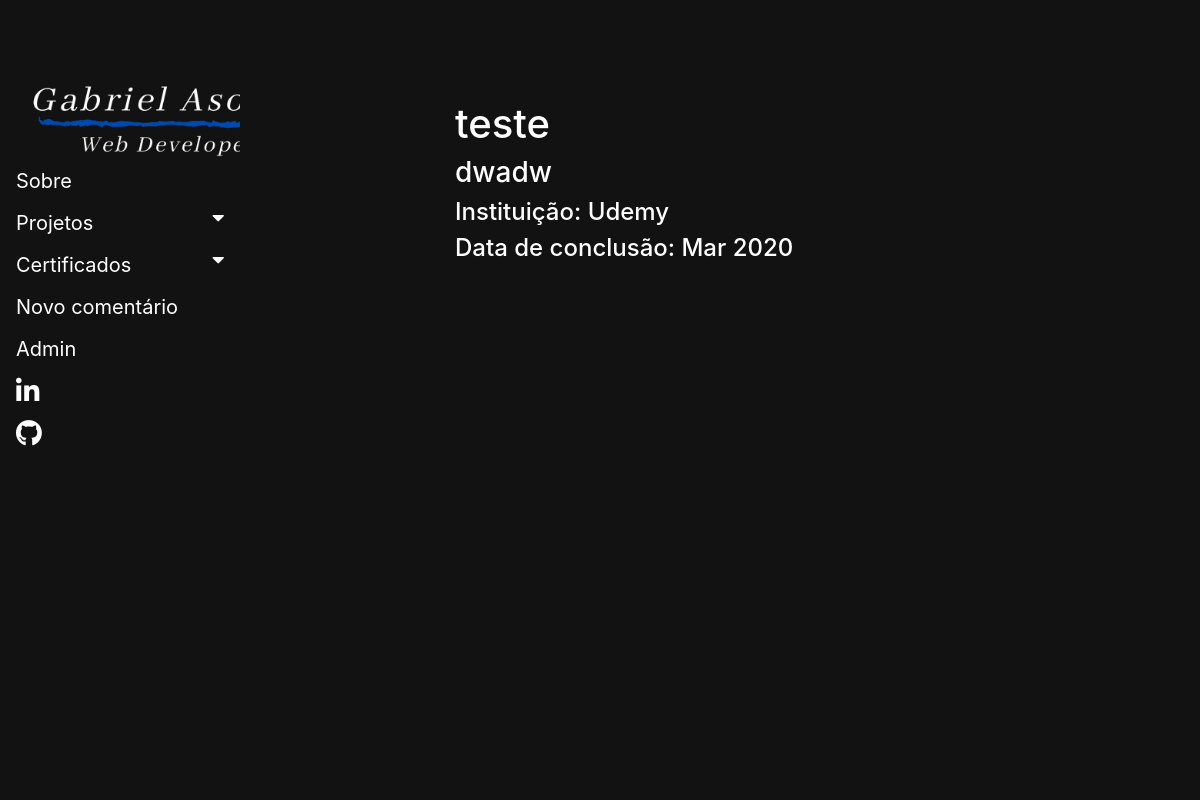
The app's page /certificate/certificate/9/, older data.
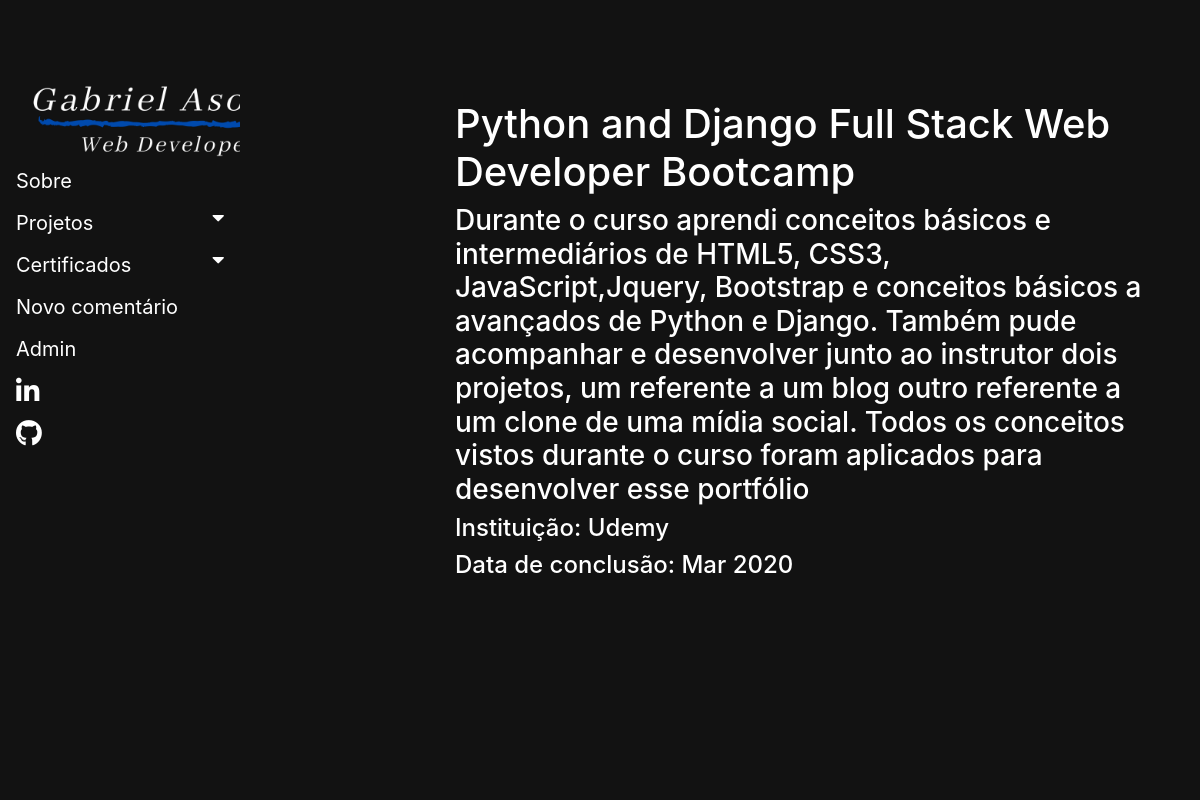
The same page, newer data.
### certificate/models.py (models this page shows, shortened)
class Certificate(models.Model):
  user = models.ForeignKey(User,null=True, on_delete=models.CASCADE )
  org = models.CharField(max_length=256, null= True, blank=True)
  name = models.CharField(max_length=256, null = True, blank=True)
  description = models.TextField(null=True, blank=True)
  create_date = models.DateTimeField(null = True, blank=True)
  photo = models.ImageField(upload_to='certificate/image', null=True, blank=True)
  tech = models.CharField(max_length=500, null=True, blank = True)
  def image (self):
    self.photo.save()

### certificate/views.py (the view)
# urls.py: path('certificate/<int:pk>/',views.CertificateDetailView.as_view(),name='certificate_detail'),
class CertificateDetailView(DetailView):
  model = Certificate
  def get_queryset(self):
    qs = Certificate.objects.all()
    return qs

### certificate/context_processors.py (called while the page is built)
def context_certificate(request):
  kwargs = {
    'certificate_name': Certificate.objects.all()
  }
  return kwargs

### publish/context_processors.py (called while the page is built)
def context_publish(request):
  kwargs = {
    'publish_name': Publish.objects.all()
  }
  return kwargs

### certificate/templates/certificate/certificate_detail.html (shortened to what this page needs)
{% extends 'publish/navbar.html' %}
{% load static %}
{% block content %}
<div class="container">
  <h1>{{ certificate.name }}</h1>
    <h3>{{ certificate.description }}</h3>
    <h4>Instituição: {{ certificate.org }}</h4>
    <h4>Data de conclusão: {{ certificate.create_date|date:" M Y "}}</h4>
    </div>
    <br>
  {% endblock %}

### publish/templates/publish/navbar.html (shortened to what this page needs)
<!DOCTYPE html>
{% load static %}
<html lang="en">
<head>
<link rel="stylesheet" href="https://cdnjs.cloudflare.com/ajax/libs/twitter-bootstrap/4.4.1/css/bootstrap.min.css">
<link rel="stylesheet" href="https://cdnjs.cloudflare.com/ajax/libs/font-awesome/5.11.2/css/all.min.css">
<link rel="stylesheet" href="https://cdnjs.cloudflare.com/ajax/libs/font-awesome/4.7.0/css/font-awesome.min.css">
<link rel="stylesheet" href="{% static 'publish/css/navbar.css' %}" type="text/css">
</head>
<body>
<div class="container-main">
  <div class="aside">
    <div class="sidenav">
      <a href="{% url 'resume' %}">Sobre</a>
      <button class="dropdown-btn">Projetos
        <i class="fa fa-caret-down"></i>
      </button>
      <button class="dropdown-btn">Certificados
        <i class="fa fa-caret-down"></i>
      </button>
        {% if user.is_superuser%}
        <a class="nav-item nav-link active" href="{% url 'publish_form' %}">Novo Projeto</a>
        <a class="nav-item nav-link active" href="{% url 'list_comment' %}">Comments List</a>
        <a class="nav-item nav-link active" href="{% url 'certificate_form' %}">Novo Certificado</a>
        <a class="nav-item nav-link active" href="{% url 'logout' %}">Logout</a>
        {% else %}
        <a href="{% url 'create_comment' %}" class="nav-item nav-link active">Novo comentário</a>
        <a href="{% url 'admin:index' %}" class="nav-item nav-link active">Admin</a>
        <a class="nav-link"  href="https://www.linkedin.com/in/gabriel-asorey-45881156/"><i class="fab fa-linkedin-in fa-lg"></i></a>
        <a class="nav-link" href="https://github.com/Gasorey"><i class="fab fa-github fa-lg" ></i></a>
        {% endif %}
      </div>
    </div>
      <div class="header">
      </div>
      <div class="center">
        {% block content %}
        {% endblock %}
      </div>
    </div>
</body>
</html>

### publish/static/publish/css/navbar.css (style rules this page uses)
html, body { margin: 0; padding: 0; box-sizing: border-box; background:#121212; }
.container-main { display: grid ; grid-template-columns: 1fr 3fr; grid-template-rows: 20vh 80vh; margin: 0; border: 0; padding: 0; max-width: 80%; max-height: 100%; }
.header { grid-column: 1/2; grid-row: 1/2; background-image: url(../../images/Logo.png); zoom: 0.42; background-size: 100vh; }
.center { grid-column:2/3; grid-row:1/3; }
.aside { grid-column:1/2; grid-row:2/3; height: 100%; }
.sidenav { height: 100%; background-color: #121212; }
.sidenav a, .dropdown-btn { padding: 6px 8px 6px 16px; text-decoration: none; font-size: 20px; color: white; display: block; border: none; background: none; width:100%; text-align: left; cursor: pointer; outline: none; }
.active { background-color:#818181; color: white; }
.fa-caret-down { float: right; padding-right: 8px; }
.container { background-color:#121212; box-sizing: border-box; margin-top: 100px; margin-left: 200px; box-shadow: #f1f1f1; color: white; }
.active, .collapsible:hover { background-color: #121212; }

Row changes from the older to the newer data that the page shows:
changed Certificate "Udemy": name "teste" → "Python and Django Full Stack Web Developer Bootcamp"; description "dwadw" → "Durante o curso aprendi conceitos básicos e intermediários de HTML5, CSS3, JavaScript,Jquery, Bootstrap e conceitos básicos a avançados de Python e Django. Também pude acompanhar e desenvolver junto ao instrutor dois projetos, um referente a um blog outro referente a um clone de uma mídia social. Todos os conceitos vistos durante o curso foram aplicados para desenvolver esse portfólio"
